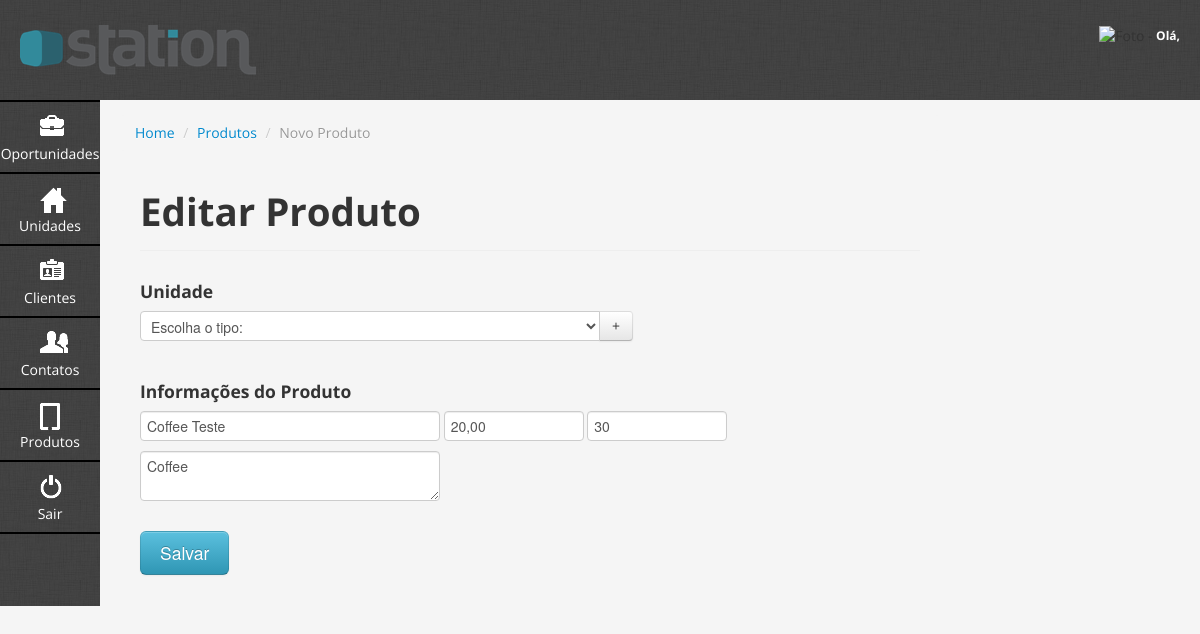
The app's page /modules/propostas/editarProposta.php, older data.
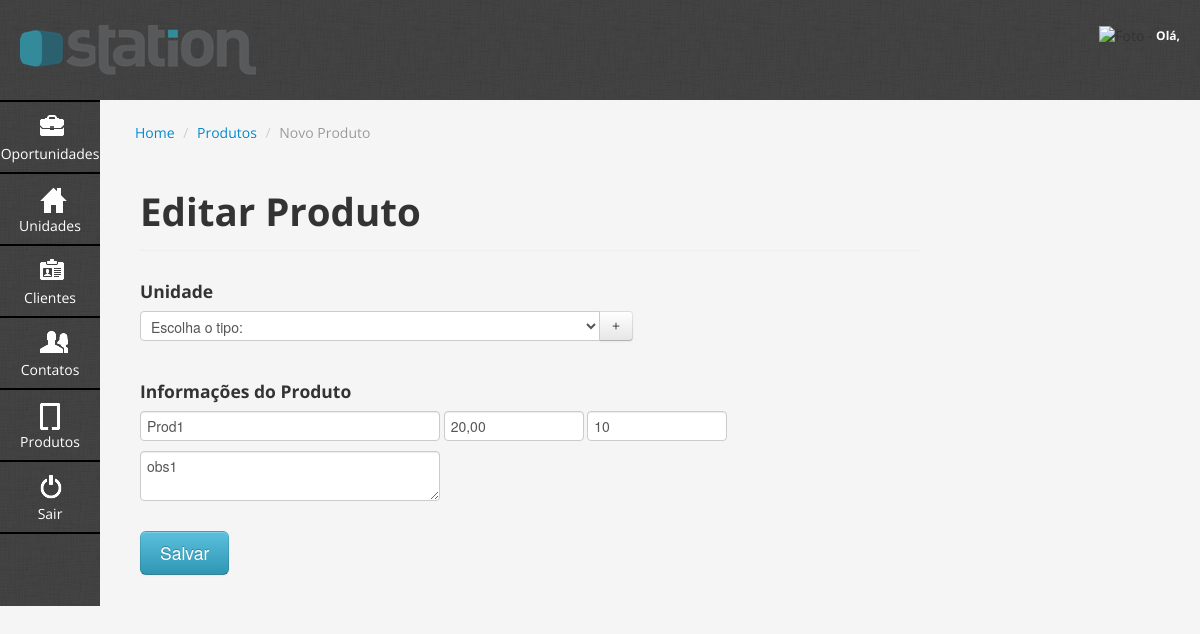
The same page, newer data.
### tables this page shows
CREATE TABLE IF NOT EXISTS `sta_produtos` (
  `produto_10_id` int(11) NOT NULL AUTO_INCREMENT,
  `produto_30_nome` text NOT NULL,
  `produto_15_valor` decimal(10,2) NOT NULL,
  `produto_20_quantidade` varchar(255) NOT NULL,
  `produto_60_observacoes` longtext NOT NULL,
  `tipo_produto_10_id` int(11) NOT NULL,
  PRIMARY KEY (`produto_10_id`)
);

### conf/config.php (called while the page is built, shortened)
<?php
if ($_SERVER['SERVER_ADDR'] == "127.0.0.1" || $_SERVER['SERVER_ADDR'] == "::1"){
    $urlGeral = "http://localhost/agenda";
}else {
    $urlGeral = "http://stationct.com.br/agenda";
}
$urlModules = $urlGeral."/modules";
$urlProdutos = $urlModules."/produtos";
?>

### modules/produtos/entity/Produto.php (called while the page is built, shortened)
<?php
class Produto {
    protected $nome;
    protected $valor;
    protected $quantidade;
    protected $observacoes;
    public function getNome() {
        return $this->nome;
    }
    public function setNome($nome) {
        $this->nome = $nome;
    }
    public function getValor() {
        return $this->valor;
    }
    public function setValor($valor) {
        $this->valor = $valor;
    }
    public function getQuantidade() {
        return $this->quantidade;
    }
    public function setQuantidade($quantidade) {
        $this->quantidade = $quantidade;
    }
    public function getObservacoes() {
        return $this->observacoes;
    }
    public function setObservacoes($observacoes) {
        $this->observacoes = $observacoes;
    }
}
?>

### modules/propostas/controller/PropostaController.php (called while the page is built, shortened)
<?php
class ProdutoController {
    public function listAction($id = false) {
        $whereQuery[] = (!$id) ? "1 = 1" : "produto_10_id = " . $id;
        $strQuery = "SELECT * FROM sta_produtos WHERE ".implode(" AND ", $whereQuery);
        $result = mysql_query($strQuery);
        $retArr = array();
        $i = 1;
        if (mysql_num_rows($result) > 0) {
            while ($row = mysql_fetch_assoc($result)) {
                $retArr[$i] = $row;
                $i++;
            }
        }
        return $retArr;
    }
	public function formataValor($valor, $action){
		if($action == 'gravar'){
			$valorFormatado = number_format($valor,2,'.',',');
			$valorFormatado = str_replace(',','',$valorFormatado);
		}else{
			$valorFormatado = number_format($valor,2,',','.');
			$valorFormatado = str_replace('.','',$valorFormatado);
		}
		return $valorFormatado;
	}
}
?>

### modules/propostas/editarProposta.php (the view, shortened to what this page needs)
<?php
include $_SERVER['DOCUMENT_ROOT'] . '/agenda/conf/config.php';
if ($_SESSION['LogadoSTATION'] != "1" && (isset($_GET['id']) && $_GET['id'] > 0)){
	header("Location: index.php");
}else{
    $produtoController = new ProdutoController();
    $produto = $produtoController->listAction($_GET['id'] , 1);
    $produtoClass = new Produto();
    $produtoClass->fetchEntity($produto[1]);
?>
<?php include($_SERVER['DOCUMENT_ROOT']."/agenda/inc/header.php");?>
<div class="content">
			<ul class="breadcrumb">
				<li><a href="/agenda/painel.php">Home</a> <span class="divider">/</span></li>
                <li><a href="/agenda/modules/produtos/listarProduto.php">Produtos</a> <span class="divider">/</span></li>
                <li class="active">Novo Produto</li>
			</ul>
			<div class="span10">
				<div class="page-header">
					<h1>Editar Produto</h1>
				</div>
				<form name="gravarProduto" method="post" action="<?php echo $urlProdutos;?>/action/crudProduto.php?op=editar">
					<h4>Unidade</h4>
					<div class="row">
						<div class="span10">
							<div class="input-append">
                            	<select class="span6" id="tipo" name="tipo">
                                	<option value="">Escolha o tipo:</option>
                                </select>
                                <a href="#modalNovoTipo" role="button" class="btn" data-toggle="modal">+</a>
                            </div>
						</div>
					</div>
					<br>
                    <h4>Informações do Produto</h4>
                    <div class="row">
                        <div class="span10">
                            <input type="text" class="span4" id="nome" name="nome" placeholder="Nome do Produto" value="<?php echo $produtoClass->getNome();?>">
                            <input type="text" class="span2" id="valor" name="valor" placeholder="Valor do Produto" value="<?php echo $produtoController->formataValor($produtoClass->getValor(),'editar');?>">
                            <input type="text" class="span2" id="quantidade" name="quantidade" placeholder="Valor do Produto" value="<?php echo $produtoClass->getQuantidade();?>">
                            <textarea class="span4" id="observacoes" name="observacoes" placeholder="Observações"><?php echo $produtoClass->getObservacoes();?></textarea>
                        </div>
                    </div>
                 	<br>
					<input type="button" onclick="validaProduto('edicao')" class="btn btn-info btn-large" value="Salvar" />
				</form>
			</div>
		</div>
<?php include($_SERVER['DOCUMENT_ROOT']."/agenda/inc/footer.php");?>
<?php
	}
?>

Row changes from the older to the newer data that the page shows:
changed sta_produtos: nome "Coffee Teste" → "Prod1"; quantidade "30" → "10"; observacoes "Coffee" → "obs1"
